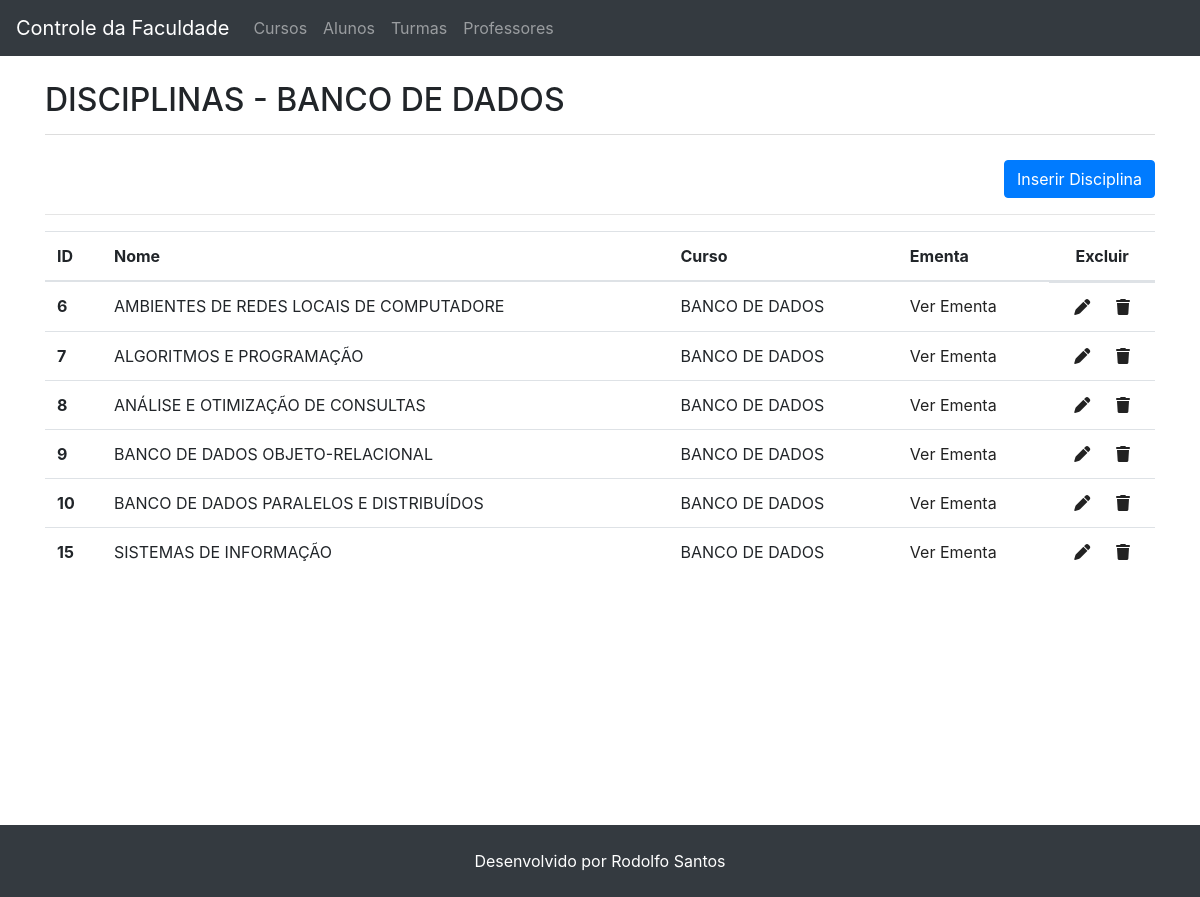
Screenshot of /?pagina=disciplinas&id_curso=2&nome_curso=BANCO DE DADOS with the database file from the repository.
### tables this page shows
CREATE TABLE `cursos` (
  `ID_CURSO` int(11) NOT NULL,
  `NOME_CURSO` varchar(255) NOT NULL,
  `CARGA_HORARIA` int(11) NOT NULL,
  `DESCRICAO` text NOT NULL
);

CREATE TABLE `disciplinas` (
  `ID_DISCIPLINA` int(11) NOT NULL,
  `NOME_DISCIPLINA` varchar(255) NOT NULL,
  `ID_CURSO` int(11) NOT NULL,
  `CARGA_HORARIA` int(11) NOT NULL,
  `EMENTA` text NOT NULL
);

### index.php (called while the page is built, shortened)
<?php
include 'header.php';
include 'router/routes.php';
include 'footer.php';

### views/disciplinas.php (the view, shortened to what this page needs)
<?php
  $ID_CURSO = $_GET['id_curso'];
  $NOME_CURSO = $_GET['nome_curso'];
  $query = "SELECT DISCIPLINAS.ID_DISCIPLINA, DISCIPLINAS.NOME_DISCIPLINA, DISCIPLINAS.ID_CURSO, DISCIPLINAS.EMENTA,
              CURSOS.NOME_CURSO
              FROM DISCIPLINAS, CURSOS
              WHERE DISCIPLINAS.ID_CURSO = $ID_CURSO
              AND DISCIPLINAS.ID_CURSO = CURSOS.ID_CURSO;";
  $consulta_disciplinas = mysqli_query($conexao, $query);
  $query = "SELECT NOME_CURSO FROM CURSOS WHERE ID_CURSO = $ID_CURSO";
  $consulta_nome_curso = mysqli_query($conexao, $query);
?>
<h1>DISCIPLINAS -
  <?php
    while($linha = mysqli_fetch_array($consulta_nome_curso)) {
      echo $linha['NOME_CURSO'];
    };
  ?>
</h1>
<div class="row">
  <div class="col-12 d-flex justify-content-end">
  <button class="btn btn-primary" type="button" data-toggle="collapse" data-target="#inserir_disciplina_form" aria-expanded="false" aria-controls="inserir_disciplina_form">
    Inserir Disciplina
  </button>
  </div>
</div>
<hr>
<table class="table table-hover">
  <thead>
    <tr>
      <th scope="col">ID</th>
      <th scope="col">Nome</th>
      <th scope="col">Curso</th>
      <th scope="col">Ementa</th>
      <th scope="col" class="text-center">Excluir</th>
    </tr>
  </thead>
  <tbody>
    <?php
      while($linha = mysqli_fetch_array($consulta_disciplinas)) {
        $ID_DISCIPLINA = $linha["ID_DISCIPLINA"];
        echo "<tr>";
        echo "<th>".$linha["ID_DISCIPLINA"]."</th>";
        echo "<td>".$linha["NOME_DISCIPLINA"]."</td>";
        echo "<td>".$linha["NOME_CURSO"]."</td>";
        echo "<td><a data-toggle='modal' data-target='.disciplina-$ID_DISCIPLINA' class='cursor-pointer'>Ver Ementa</a></td>";
        echo "<td class='d-flex justify-content-around'>
                <a href='?pagina=disciplina_edit&id_disciplina=$ID_DISCIPLINA&nome_curso=$NOME_CURSO'>
                  <i class='fas fa-pen cursor-pointer edit'></i>
                </a>
                <a href='services/delete/disciplina.php?disciplina=$ID_DISCIPLINA'>
                 <i class='fas fa-trash cursor-pointer delete'></i>
                </a>
              </td>";
        echo "<tr>";
      }
    ?>
  </tbody>
</table>

### assets/custom.css (style rules this page uses)
.cursor-pointer { cursor: pointer; }
.delete, .edit { transition: .5s; }
a { color: #222; }
h1 { text-transform: uppercase; margin-top: 25px; margin-bottom: 25px; padding-bottom: 15px; font-size: 2em; border-bottom: 1px solid #ddd; }

### rows the page displays
cursos: NOME_CURSO "BANCO DE DADOS"
disciplinas: ID_DISCIPLINA "6", NOME_DISCIPLINA "AMBIENTES DE REDES LOCAIS DE COMPUTADORE", ID_CURSO.NOME_CURSO "BANCO DE DADOS"
disciplinas: ID_DISCIPLINA "7", NOME_DISCIPLINA "ALGORITMOS E PROGRAMAÇÃO", ID_CURSO.NOME_CURSO "BANCO DE DADOS"
disciplinas: ID_DISCIPLINA "8", NOME_DISCIPLINA "ANÁLISE E OTIMIZAÇÃO DE CONSULTAS", ID_CURSO.NOME_CURSO "BANCO DE DADOS"
disciplinas: ID_DISCIPLINA "9", NOME_DISCIPLINA "BANCO DE DADOS OBJETO-RELACIONAL", ID_CURSO.NOME_CURSO "BANCO DE DADOS"
disciplinas: ID_DISCIPLINA "10", NOME_DISCIPLINA "BANCO DE DADOS PARALELOS E DISTRIBUÍDOS", ID_CURSO.NOME_CURSO "BANCO DE DADOS"
disciplinas: ID_DISCIPLINA "15", NOME_DISCIPLINA "SISTEMAS DE INFORMAÇÃO", ID_CURSO.NOME_CURSO "BANCO DE DADOS"
